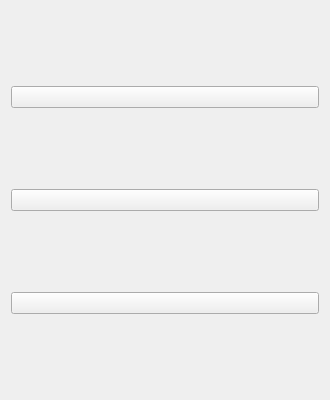
<?xml version="1.0" encoding="UTF-8"?>
<ui version="4.0">
 <class>MyNetWidget</class>
 <widget class="QWidget" name="MyNetWidget">
  <property name="windowModality">
   <enum>Qt::WindowModal</enum>
  </property>
  <property name="geometry">
   <rect>
    <x>0</x>
    <y>0</y>
    <width>330</width>
    <height>400</height>
   </rect>
  </property>
  <property name="minimumSize">
   <size>
    <width>330</width>
    <height>400</height>
   </size>
  </property>
  <property name="maximumSize">
   <size>
    <width>330</width>
    <height>400</height>
   </size>
  </property>
  <property name="windowTitle">
   <string>Form</string>
  </property>
  <layout class="QVBoxLayout" name="verticalLayout">
   <item>
    <widget class="QPushButton" name="Back">
     <property name="text">
      <string/>
     </property>
    </widget>
   </item>
   <item>
    <widget class="QPushButton" name="Server">
     <property name="text">
      <string/>
     </property>
    </widget>
   </item>
   <item>
    <widget class="QPushButton" name="Client">
     <property name="text">
      <string/>
     </property>
    </widget>
   </item>
  </layout>
 </widget>
 <resources/>
 <connections/>
</ui>
